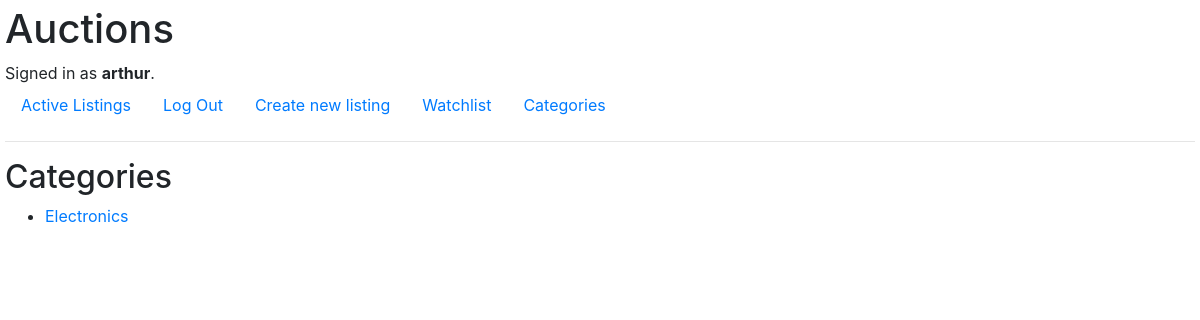
The page /categories (signed in) on the database as committed earlier.
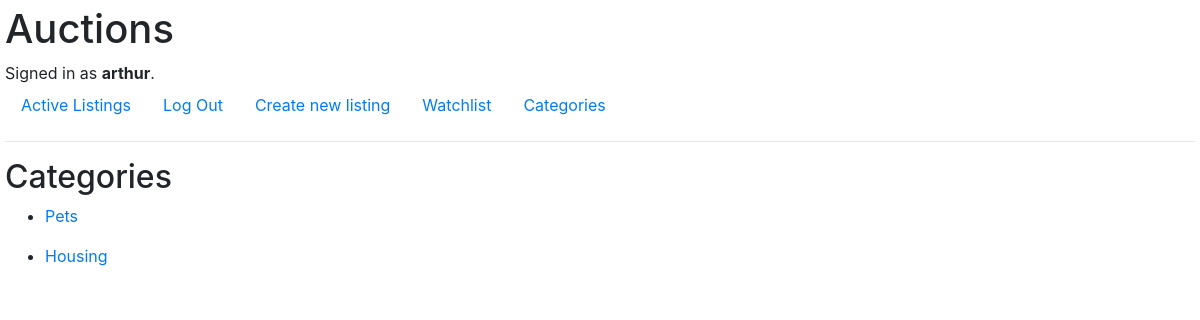
The same page on the database as committed later.
### auctions/models.py (models this page shows)
class Category(models.Model):
    name = models.CharField(max_length=100, unique=True)

### auctions/views.py (the view)
# urls.py: path("categories", views.categories, name="categories"),
def categories(request):
    categories = Category.objects.filter(
        listings__active = True
    )
    return render(request, "auctions/categories.html",{
        "categories": categories
    })

### auctions/templates/auctions/categories.html
{% extends "auctions/layout.html" %}
{% block body %}
    <h2>Categories </h2>
    <div class="categories-cont">
        {% for category in categories%}
        <ul>
            <li>
              <a href={% url "category" category.name %} class="category-item">
                {{category.name}}
              </a>
            </li>
        </ul>
        {%empty%}
        <h3>There are currently no active categories</h3>
        {%endfor%}
    </div>
{% endblock %}

Rows that differ between the two databases and show on the page:
no longer on this page (row unchanged): Category: name "Electronics"
added Category: name "Pets"
added Category: name "Housing"
